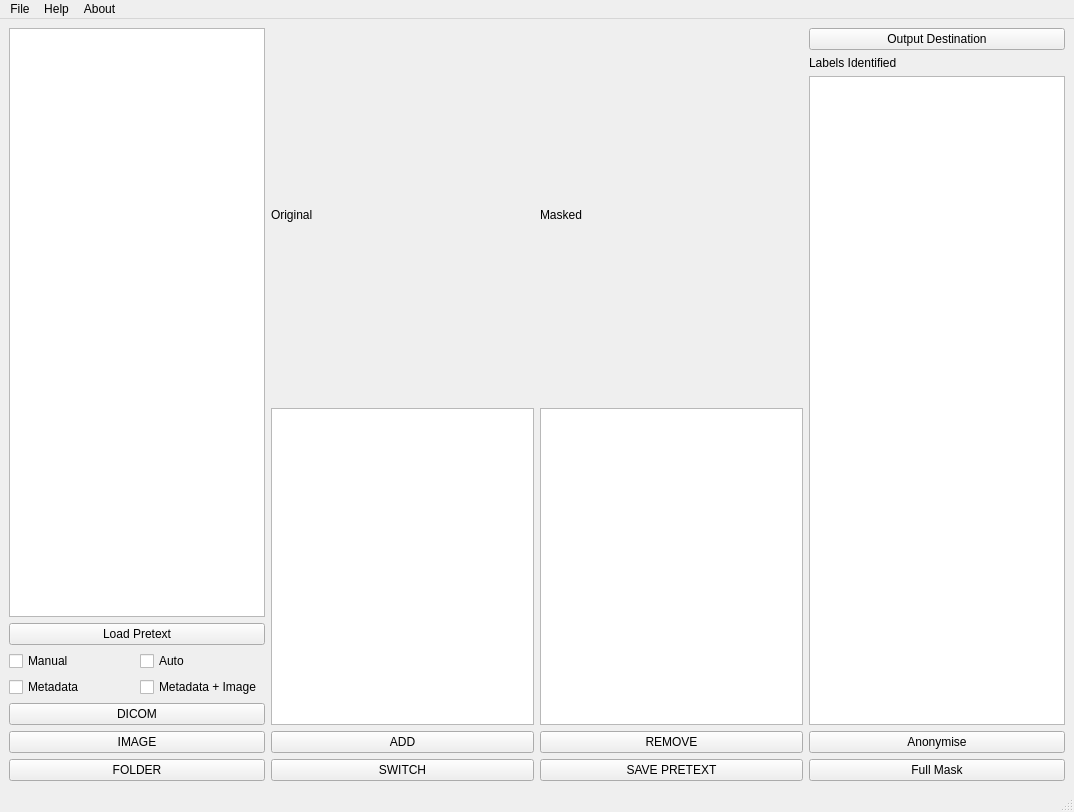
<?xml version="1.0" encoding="UTF-8"?>
<ui version="4.0">
 <class>mainWindow</class>
 <widget class="QMainWindow" name="mainWindow">
  <property name="geometry">
   <rect>
    <x>0</x>
    <y>0</y>
    <width>1074</width>
    <height>812</height>
   </rect>
  </property>
  <property name="windowTitle">
   <string>DICOM Anonymiser :)</string>
  </property>
  <widget class="QWidget" name="centralwidget">
   <layout class="QHBoxLayout" name="horizontalLayout_6">
    <item>
     <layout class="QHBoxLayout" name="horizontalLayout_5">
      <item>
       <layout class="QHBoxLayout" name="horizontalLayout_4">
        <item>
         <layout class="QVBoxLayout" name="verticalLayout_3">
          <item>
           <widget class="QListWidget" name="input_">
            <property name="sizePolicy">
             <sizepolicy hsizetype="Fixed" vsizetype="Expanding">
              <horstretch>0</horstretch>
              <verstretch>0</verstretch>
             </sizepolicy>
            </property>
           </widget>
          </item>
          <item>
           <widget class="QPushButton" name="load_pretext">
            <property name="text">
             <string>Load Pretext</string>
            </property>
           </widget>
          </item>
          <item>
           <layout class="QHBoxLayout" name="horizontalLayout_7">
            <item>
             <widget class="QCheckBox" name="manual">
              <property name="text">
               <string>Manual</string>
              </property>
             </widget>
            </item>
            <item>
             <widget class="QCheckBox" name="auto_2">
              <property name="text">
               <string>Auto</string>
              </property>
             </widget>
            </item>
           </layout>
          </item>
          <item>
           <layout class="QVBoxLayout" name="verticalLayout_2">
            <item>
             <layout class="QHBoxLayout" name="horizontalLayout">
              <item>
               <widget class="QCheckBox" name="meta">
                <property name="text">
                 <string>Metadata</string>
                </property>
               </widget>
              </item>
              <item>
               <widget class="QCheckBox" name="metaplusimage">
                <property name="text">
                 <string>Metadata + Image</string>
                </property>
               </widget>
              </item>
             </layout>
            </item>
            <item>
             <layout class="QVBoxLayout" name="verticalLayout">
              <item>
               <widget class="QPushButton" name="l_dicom">
                <property name="text">
                 <string>DICOM</string>
                </property>
               </widget>
              </item>
              <item>
               <widget class="QPushButton" name="l_image">
                <property name="text">
                 <string>IMAGE</string>
                </property>
               </widget>
              </item>
              <item>
               <widget class="QPushButton" name="l_folder">
                <property name="text">
                 <string>FOLDER</string>
                </property>
               </widget>
              </item>
             </layout>
            </item>
           </layout>
          </item>
         </layout>
        </item>
        <item>
         <layout class="QVBoxLayout" name="verticalLayout_7">
          <item>
           <layout class="QHBoxLayout" name="horizontalLayout_2">
            <item>
             <widget class="QLabel" name="label">
              <property name="sizePolicy">
               <sizepolicy hsizetype="Expanding" vsizetype="Expanding">
                <horstretch>0</horstretch>
                <verstretch>50</verstretch>
               </sizepolicy>
              </property>
              <property name="text">
               <string>Original</string>
              </property>
             </widget>
            </item>
            <item>
             <widget class="QLabel" name="label_2">
              <property name="sizePolicy">
               <sizepolicy hsizetype="Expanding" vsizetype="Expanding">
                <horstretch>0</horstretch>
                <verstretch>50</verstretch>
               </sizepolicy>
              </property>
              <property name="text">
               <string>Masked</string>
              </property>
             </widget>
            </item>
           </layout>
          </item>
          <item>
           <layout class="QHBoxLayout" name="horizontalLayout_3">
            <item>
             <layout class="QVBoxLayout" name="verticalLayout_4">
              <item>
               <widget class="QListWidget" name="listWidget"/>
              </item>
              <item>
               <widget class="QPushButton" name="add">
                <property name="text">
                 <string>ADD</string>
                </property>
               </widget>
              </item>
              <item>
               <widget class="QPushButton" name="switch_2">
                <property name="text">
                 <string>SWITCH</string>
                </property>
               </widget>
              </item>
             </layout>
            </item>
            <item>
             <layout class="QVBoxLayout" name="verticalLayout_5">
              <item>
               <widget class="QListWidget" name="listWidget_2"/>
              </item>
              <item>
               <widget class="QPushButton" name="remove">
                <property name="text">
                 <string>REMOVE</string>
                </property>
               </widget>
              </item>
              <item>
               <widget class="QPushButton" name="pretext1">
                <property name="text">
                 <string>SAVE PRETEXT</string>
                </property>
               </widget>
              </item>
             </layout>
            </item>
           </layout>
          </item>
         </layout>
        </item>
       </layout>
      </item>
      <item>
       <layout class="QVBoxLayout" name="verticalLayout_6">
        <item>
         <widget class="QPushButton" name="output">
          <property name="text">
           <string>Output Destination</string>
          </property>
         </widget>
        </item>
        <item>
         <widget class="QLabel" name="label_3">
          <property name="text">
           <string>Labels Identified</string>
          </property>
         </widget>
        </item>
        <item>
         <widget class="QListWidget" name="metadata">
          <property name="sizePolicy">
           <sizepolicy hsizetype="Fixed" vsizetype="Expanding">
            <horstretch>0</horstretch>
            <verstretch>0</verstretch>
           </sizepolicy>
          </property>
         </widget>
        </item>
        <item>
         <widget class="QPushButton" name="anonymise">
          <property name="text">
           <string>Anonymise</string>
          </property>
         </widget>
        </item>
        <item>
         <widget class="QPushButton" name="t2">
          <property name="text">
           <string>Full Mask</string>
          </property>
         </widget>
        </item>
       </layout>
      </item>
     </layout>
    </item>
   </layout>
  </widget>
  <widget class="QMenuBar" name="menubar">
   <property name="geometry">
    <rect>
     <x>0</x>
     <y>0</y>
     <width>1074</width>
     <height>25</height>
    </rect>
   </property>
   <widget class="QMenu" name="menuFile">
    <property name="title">
     <string>File</string>
    </property>
   </widget>
   <widget class="QMenu" name="menuHelp">
    <property name="title">
     <string>Help</string>
    </property>
   </widget>
   <widget class="QMenu" name="menuAbout">
    <property name="title">
     <string>About</string>
    </property>
   </widget>
   <addaction name="menuFile"/>
   <addaction name="menuHelp"/>
   <addaction name="menuAbout"/>
  </widget>
  <widget class="QStatusBar" name="statusbar"/>
 </widget>
 <resources/>
 <connections/>
</ui>
